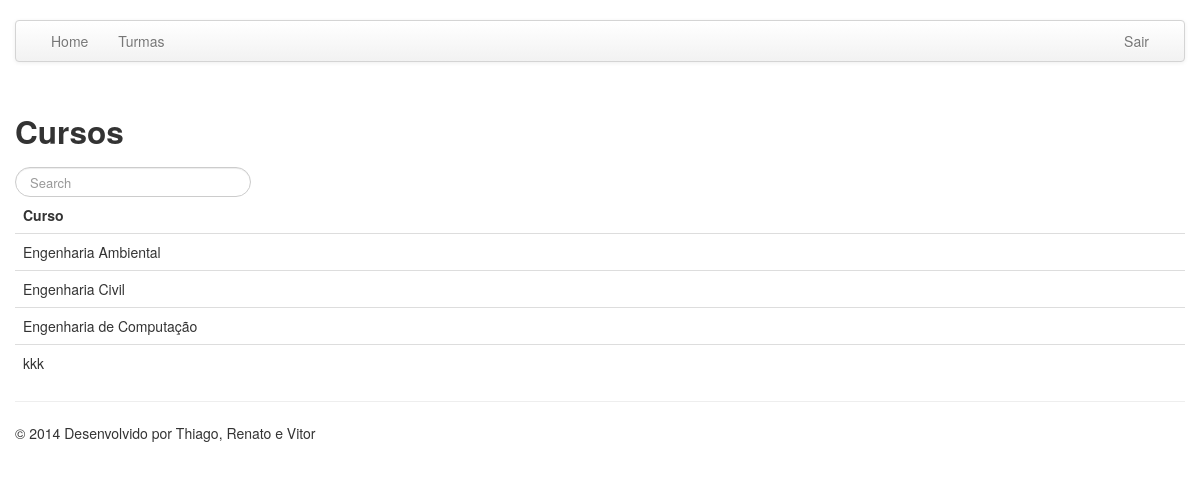
/cursos.php (signed in), run on the app's committed database.
### tables this page shows
CREATE TABLE IF NOT EXISTS `cursos` (
  `pk_curso` int(11) NOT NULL AUTO_INCREMENT,
  `nome` varchar(50) NOT NULL,
  PRIMARY KEY (`pk_curso`),
  KEY `pk_curso` (`pk_curso`)
);

### cursos.php (the view, shortened to what this page needs)
<?php include "header.php";?>
<?php
if($_SESSION['permissao'] > 0)
{
?>
	<?php
	if($_GET['id'] != "")
	{
		if($_GET['id'] == "novo")
		{
				echo '<h3>Cadastro de Curso</h3>';
		}
		else if(is_numeric($_GET['id']))
		{
				echo '<h3>Edição de Curso</h3>';
		}
	?>
		<br />
		<form action="cursos.php" method="post" id="formCurso"  name="formCurso" class="form-horizontal" onSubmit="return verificaFormCurso(this);">
			<input type="hidden" name="oque" value="<?php echo $_GET['id']; ?>" />
			<div class="row">
				<div class="span6">
					<div class="control-group">
						<label class ="control-label"></label>
						<div class="controls"><h4>Informações</h4></div>
					</div>
					 <div class="control-group">
						<label class ="control-label" >Nome:</label>
						<div class="controls"><input class="input-xlarge" type="text" id="nome" name="nome" value="<?php echo $row['nome']; ?>" maxlength="50" required/></div>
					</div>
					<div class="control-group">
						<label class ="control-label"></label>
						<div class="controls"></div>
					</div>
					<div class="control-group">
						<label class ="control-label"></label>
						<div class="controls"><input class="btn btn-large btn-primary" type="submit" name="enviar" value="Enviar" /></div>
					</div>
				</div>
			</div>
			</form>
			<?php
	}else
	{ ?>
			<h2>Cursos</h2>
			<div class="row">
				<div class="span6">
					<form class="navbar-search pull-left">
					  <input type="text" class="search-query" placeholder="Search" onkeyup="BuscaItemTabela(this);">
					</form>
				</div>
				<div class="span6">
				</div>
			</div>
			<table class="table table-hover">
				<thead>
					<tr>
						<th>Curso</th>
					</tr>
				</thead>
				<tbody>
				<?php
				$query="SELECT pk_curso, nome FROM cursos  WHERE 1 order by nome";
				$result = mysql_query($query);
				while($row = mysql_fetch_array($result)) {
				echo '
						<tr class="itens_tabela">
						<td>' . $row['nome'] . '</td>
						';
				}
				?>
				</tbody>
			</table>
    <?php
    }
}
	include "footer.php";
?>

### data on the page
cursos: nome "Engenharia Ambiental"
cursos: nome "Engenharia Civil"
cursos: nome "Engenharia de Computação"
cursos: nome "kkk"
